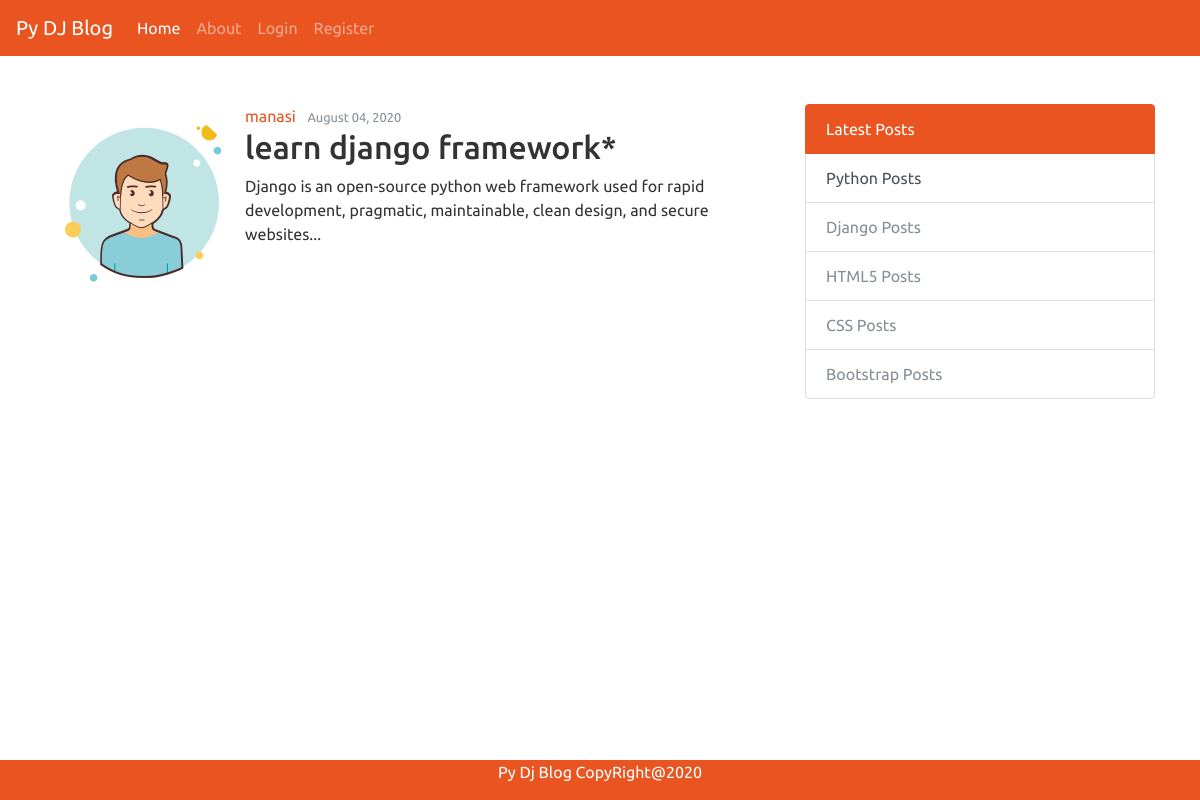
The app's page /post/4/ with its own data.
### blog/models.py (models this page shows, shortened)
class Post(models.Model):
    title = models.CharField(max_length=100)
    content = models.TextField()
    date_posted = models.DateTimeField(default=timezone.now)
    author = models.ForeignKey(User, on_delete=models.CASCADE)

### users/models.py (models this page shows, shortened)
class Profile(models.Model):
    user = models.OneToOneField(User, on_delete=models.CASCADE)
    image = models.ImageField(default='default.jpg', upload_to='profile_pics')

### blog/views.py (the view)
# urls.py: path('post/<int:pk>/', PostDetailView.as_view(), name='post-detail'),
class PostDetailView(DetailView):
    model = Post
    template_name = 'post_detail.html'

### blog/templates/post_detail.html (shortened to what this page needs)
{% extends "base.html" %} {% block content %}
<article class="media content-section">
  <img
    class="rounded-circle article-img"
    src="{{ object.author.profile.image.url }}"
  />
  <div class="media-body">
    <div class="article-metadata">
      <a class="mr-2" href="#">{{ object.author }}</a>
      <small class="text-muted">{{ object.date_posted|date:"F d, Y" }}</small>
    </div>
    <h2 class="article-title">{{ object.title }}</h2>
    <p class="article-content">{{ object.content }}</p>
  </div>
</article>
{% endblock content %}

### records on screen
Post: author.profile.image (placeholder picture), author "manasi", date_posted "August 04, 2020", title "learn django framework*", content "Django is an open-source python web framework used for rapid development, pragmatic, maintainable, clean design, and secure websites..."
